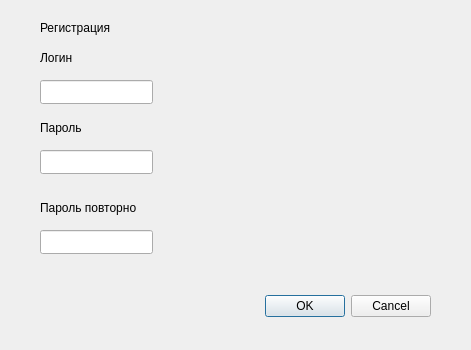
<?xml version="1.0" encoding="UTF-8"?>
<ui version="4.0">
 <class>Dialog</class>
 <widget class="QDialog" name="Dialog">
  <property name="geometry">
   <rect>
    <x>0</x>
    <y>0</y>
    <width>471</width>
    <height>350</height>
   </rect>
  </property>
  <property name="windowTitle">
   <string>Dialog</string>
  </property>
  <widget class="QDialogButtonBox" name="buttonBox">
   <property name="geometry">
    <rect>
     <x>90</x>
     <y>290</y>
     <width>341</width>
     <height>32</height>
    </rect>
   </property>
   <property name="orientation">
    <enum>Qt::Orientation::Horizontal</enum>
   </property>
   <property name="standardButtons">
    <set>QDialogButtonBox::StandardButton::Cancel|QDialogButtonBox::StandardButton::Ok</set>
   </property>
  </widget>
  <widget class="QLineEdit" name="lineEdit">
   <property name="geometry">
    <rect>
     <x>40</x>
     <y>80</y>
     <width>113</width>
     <height>24</height>
    </rect>
   </property>
  </widget>
  <widget class="QLineEdit" name="lineEdit_2">
   <property name="geometry">
    <rect>
     <x>40</x>
     <y>150</y>
     <width>113</width>
     <height>24</height>
    </rect>
   </property>
  </widget>
  <widget class="QLabel" name="label">
   <property name="geometry">
    <rect>
     <x>40</x>
     <y>50</y>
     <width>49</width>
     <height>16</height>
    </rect>
   </property>
   <property name="text">
    <string>Логин</string>
   </property>
  </widget>
  <widget class="QLabel" name="label_2">
   <property name="geometry">
    <rect>
     <x>40</x>
     <y>120</y>
     <width>49</width>
     <height>16</height>
    </rect>
   </property>
   <property name="text">
    <string>Пароль</string>
   </property>
  </widget>
  <widget class="QLabel" name="label_5">
   <property name="geometry">
    <rect>
     <x>40</x>
     <y>20</y>
     <width>81</width>
     <height>16</height>
    </rect>
   </property>
   <property name="text">
    <string>Регистрация</string>
   </property>
  </widget>
  <widget class="QLineEdit" name="lineEdit_3">
   <property name="geometry">
    <rect>
     <x>40</x>
     <y>230</y>
     <width>113</width>
     <height>24</height>
    </rect>
   </property>
  </widget>
  <widget class="QLabel" name="label_3">
   <property name="geometry">
    <rect>
     <x>40</x>
     <y>200</y>
     <width>111</width>
     <height>16</height>
    </rect>
   </property>
   <property name="text">
    <string>Пароль повторно</string>
   </property>
  </widget>
 </widget>
 <resources/>
 <connections>
  <connection>
   <sender>buttonBox</sender>
   <signal>accepted()</signal>
   <receiver>Dialog</receiver>
   <slot>accept()</slot>
   <hints>
    <hint type="sourcelabel">
     <x>248</x>
     <y>254</y>
    </hint>
    <hint type="destinationlabel">
     <x>157</x>
     <y>274</y>
    </hint>
   </hints>
  </connection>
  <connection>
   <sender>buttonBox</sender>
   <signal>rejected()</signal>
   <receiver>Dialog</receiver>
   <slot>reject()</slot>
   <hints>
    <hint type="sourcelabel">
     <x>316</x>
     <y>260</y>
    </hint>
    <hint type="destinationlabel">
     <x>286</x>
     <y>274</y>
    </hint>
   </hints>
  </connection>
 </connections>
</ui>
